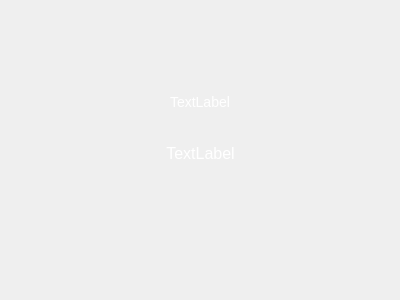
<?xml version="1.0" encoding="UTF-8"?>
<ui version="4.0">
 <class>SecondWidgetTableItemModelClass</class>
 <widget class="QWidget" name="SecondWidgetTableItemModelClass">
  <property name="enabled">
   <bool>false</bool>
  </property>
  <property name="geometry">
   <rect>
    <x>0</x>
    <y>0</y>
    <width>400</width>
    <height>300</height>
   </rect>
  </property>
  <property name="windowTitle">
   <string>Form</string>
  </property>
  <property name="styleSheet">
   <string notr="true">QLabel{
	color:white;
}

QLabel#label_machineExplain{
	font:75 16px;	
}

QLabel#label_symbol{
	font: 75 14px;
	background:transparent;
}</string>
  </property>
  <layout class="QGridLayout" name="gridLayout_3">
   <property name="margin">
    <number>0</number>
   </property>
   <property name="spacing">
    <number>0</number>
   </property>
   <item row="1" column="1">
    <layout class="QVBoxLayout" name="verticalLayout">
     <property name="spacing">
      <number>6</number>
     </property>
     <item>
      <widget class="QWidget" name="widget_machineBackground" native="true">
       <property name="sizePolicy">
        <sizepolicy hsizetype="Expanding" vsizetype="Expanding">
         <horstretch>0</horstretch>
         <verstretch>0</verstretch>
        </sizepolicy>
       </property>
       <layout class="QGridLayout" name="gridLayout_2">
        <property name="margin">
         <number>0</number>
        </property>
        <property name="spacing">
         <number>0</number>
        </property>
        <item row="0" column="0">
         <layout class="QGridLayout" name="gridLayout">
          <property name="spacing">
           <number>0</number>
          </property>
          <item row="0" column="1">
           <spacer name="verticalSpacer_2">
            <property name="orientation">
             <enum>Qt::Vertical</enum>
            </property>
            <property name="sizeType">
             <enum>QSizePolicy::Expanding</enum>
            </property>
            <property name="sizeHint" stdset="0">
             <size>
              <width>20</width>
              <height>40</height>
             </size>
            </property>
           </spacer>
          </item>
          <item row="1" column="0">
           <spacer name="horizontalSpacer_2">
            <property name="orientation">
             <enum>Qt::Horizontal</enum>
            </property>
            <property name="sizeHint" stdset="0">
             <size>
              <width>40</width>
              <height>20</height>
             </size>
            </property>
           </spacer>
          </item>
          <item row="1" column="1">
           <widget class="QLabel" name="label_symbol">
            <property name="minimumSize">
             <size>
              <width>0</width>
              <height>30</height>
             </size>
            </property>
            <property name="maximumSize">
             <size>
              <width>16777215</width>
              <height>30</height>
             </size>
            </property>
            <property name="text">
             <string>TextLabel</string>
            </property>
            <property name="alignment">
             <set>Qt::AlignCenter</set>
            </property>
           </widget>
          </item>
          <item row="1" column="2">
           <spacer name="horizontalSpacer">
            <property name="orientation">
             <enum>Qt::Horizontal</enum>
            </property>
            <property name="sizeHint" stdset="0">
             <size>
              <width>40</width>
              <height>20</height>
             </size>
            </property>
           </spacer>
          </item>
          <item row="2" column="1">
           <spacer name="verticalSpacer">
            <property name="orientation">
             <enum>Qt::Vertical</enum>
            </property>
            <property name="sizeType">
             <enum>QSizePolicy::Preferred</enum>
            </property>
            <property name="sizeHint" stdset="0">
             <size>
              <width>20</width>
              <height>20</height>
             </size>
            </property>
           </spacer>
          </item>
         </layout>
        </item>
       </layout>
      </widget>
     </item>
     <item>
      <layout class="QHBoxLayout" name="horizontalLayout">
       <property name="spacing">
        <number>0</number>
       </property>
       <item>
        <spacer name="horizontalSpacer_3">
         <property name="orientation">
          <enum>Qt::Horizontal</enum>
         </property>
         <property name="sizeHint" stdset="0">
          <size>
           <width>40</width>
           <height>20</height>
          </size>
         </property>
        </spacer>
       </item>
       <item>
        <widget class="QLabel" name="label_machineExplain">
         <property name="minimumSize">
          <size>
           <width>0</width>
           <height>20</height>
          </size>
         </property>
         <property name="maximumSize">
          <size>
           <width>16777215</width>
           <height>20</height>
          </size>
         </property>
         <property name="text">
          <string>TextLabel</string>
         </property>
         <property name="alignment">
          <set>Qt::AlignCenter</set>
         </property>
        </widget>
       </item>
       <item>
        <spacer name="horizontalSpacer_4">
         <property name="orientation">
          <enum>Qt::Horizontal</enum>
         </property>
         <property name="sizeHint" stdset="0">
          <size>
           <width>40</width>
           <height>20</height>
          </size>
         </property>
        </spacer>
       </item>
      </layout>
     </item>
     <item>
      <spacer name="verticalSpacer_5">
       <property name="orientation">
        <enum>Qt::Vertical</enum>
       </property>
       <property name="sizeHint" stdset="0">
        <size>
         <width>20</width>
         <height>40</height>
        </size>
       </property>
      </spacer>
     </item>
    </layout>
   </item>
   <item row="1" column="0">
    <spacer name="horizontalSpacer_5">
     <property name="orientation">
      <enum>Qt::Horizontal</enum>
     </property>
     <property name="sizeType">
      <enum>QSizePolicy::Maximum</enum>
     </property>
     <property name="sizeHint" stdset="0">
      <size>
       <width>10</width>
       <height>20</height>
      </size>
     </property>
    </spacer>
   </item>
   <item row="2" column="1">
    <spacer name="verticalSpacer_3">
     <property name="orientation">
      <enum>Qt::Vertical</enum>
     </property>
     <property name="sizeType">
      <enum>QSizePolicy::Maximum</enum>
     </property>
     <property name="sizeHint" stdset="0">
      <size>
       <width>20</width>
       <height>8</height>
      </size>
     </property>
    </spacer>
   </item>
   <item row="1" column="2">
    <spacer name="horizontalSpacer_6">
     <property name="orientation">
      <enum>Qt::Horizontal</enum>
     </property>
     <property name="sizeType">
      <enum>QSizePolicy::Maximum</enum>
     </property>
     <property name="sizeHint" stdset="0">
      <size>
       <width>10</width>
       <height>20</height>
      </size>
     </property>
    </spacer>
   </item>
   <item row="0" column="1">
    <spacer name="verticalSpacer_4">
     <property name="orientation">
      <enum>Qt::Vertical</enum>
     </property>
     <property name="sizeType">
      <enum>QSizePolicy::Maximum</enum>
     </property>
     <property name="sizeHint" stdset="0">
      <size>
       <width>20</width>
       <height>8</height>
      </size>
     </property>
    </spacer>
   </item>
  </layout>
  <zorder>horizontalSpacer_5</zorder>
  <zorder>verticalSpacer_3</zorder>
  <zorder>horizontalSpacer_6</zorder>
  <zorder>verticalSpacer_4</zorder>
 </widget>
 <resources/>
 <connections/>
</ui>
